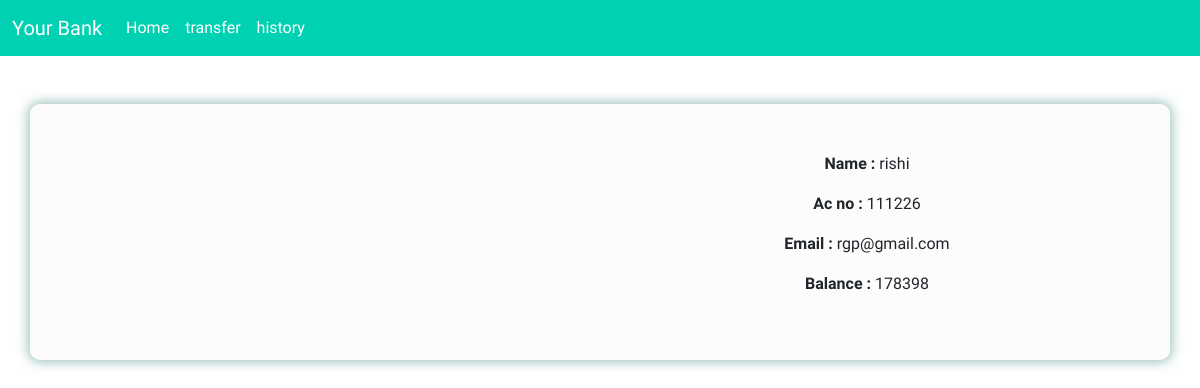
Page /about.php?id=6 on the committed database.
### tables this page shows
CREATE TABLE `customer` (
  `cust_id` int(10) NOT NULL,
  `name` varchar(50) DEFAULT NULL,
  `ac_no` int(10) DEFAULT NULL,
  `email` varchar(20) NOT NULL,
  `balance` float DEFAULT NULL,
  `img` blob DEFAULT NULL
);

### about.php (the view, shortened to what this page needs)
<?php
include './conect.php';
$id = $_GET['id'];
$query = "SELECT * FROM `customer` where `cust_id` = $id;";
$result = mysqli_query($con, $query);
$res = mysqli_fetch_assoc($result);
?>
<!doctype html>
<html lang="en">
<head>
    <link href="https://cdn.jsdelivr.net/npm/bootstrap@5.0.0-beta1/dist/css/bootstrap.min.css" rel="stylesheet">
</head>
<body style="font-family: 'Yusei Magic', sans-serif;">
    <nav class="navbar navbar-expand-lg navbar-dark" style="background-color:#00d1b2">
  <div class="container-fluid">
    <a class="navbar-brand" href="index.php">Your Bank</a>
    <div class="collapse navbar-collapse" id="navbarNav">
      <ul class="navbar-nav">
        <li class="nav-item">
          <a class="nav-link" style="color: white;" href="index.php">Home</a>
        </li>
        <li class="nav-item">
          <a class="nav-link"href="transection.php" style="color: white;">transfer</a>
        </li>
        <li class="nav-item">
          <a class="nav-link" href="history.php" style="color: white;">history</a></li>
      </ul>
    </div>
  </div>
</nav>
    <div class="container mt-5 center p-5">
    <div class="row align-items-center">
    <div class="col" style="text-align: center;">
    </div>
    <div class="col" style="text-align: center;">
      <p><b>Name : </b><?php echo $res['name'] ?></p>
      <p><b>Ac no : </b><?php echo $res['ac_no'] ?></p>
      <p><b>Email : </b><?php echo $res['email'] ?></p>
      <p><b>Balance : </b><?php echo $res['balance'] ?></p>
    </div>
  </div>
  </div>
</body>
<html>

### about.php (style rules this page uses)
.center { background-color: rgb(252, 252, 252); border-radius: 10px; box-shadow: 0 0 12px 2px rgba(4, 104, 87, 0.4); overflow: hidden; }

### rows in the picture
customer: name "rishi", ac_no "111226", email "rgp@gmail.com", balance "178398"
